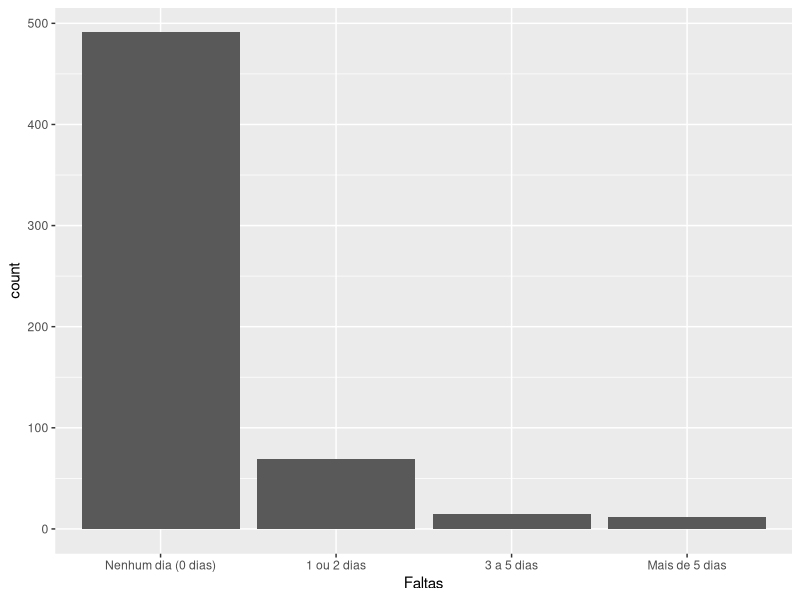
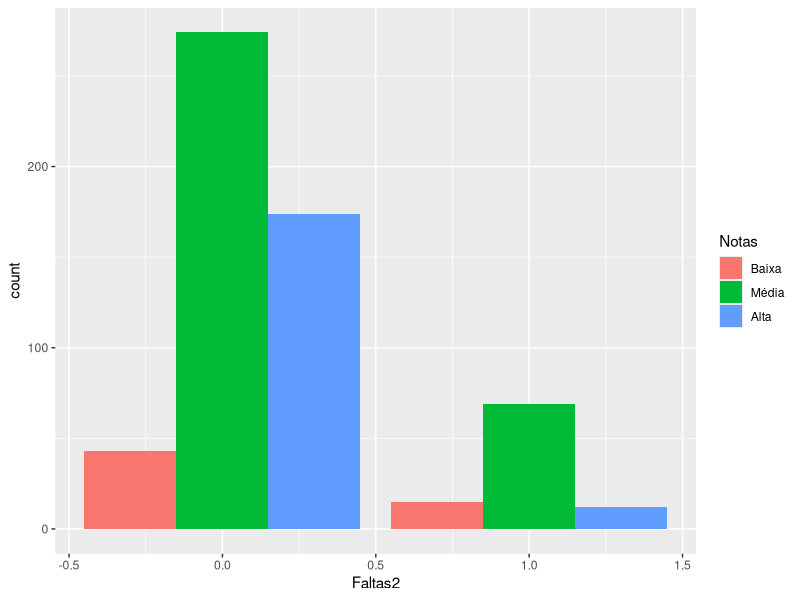
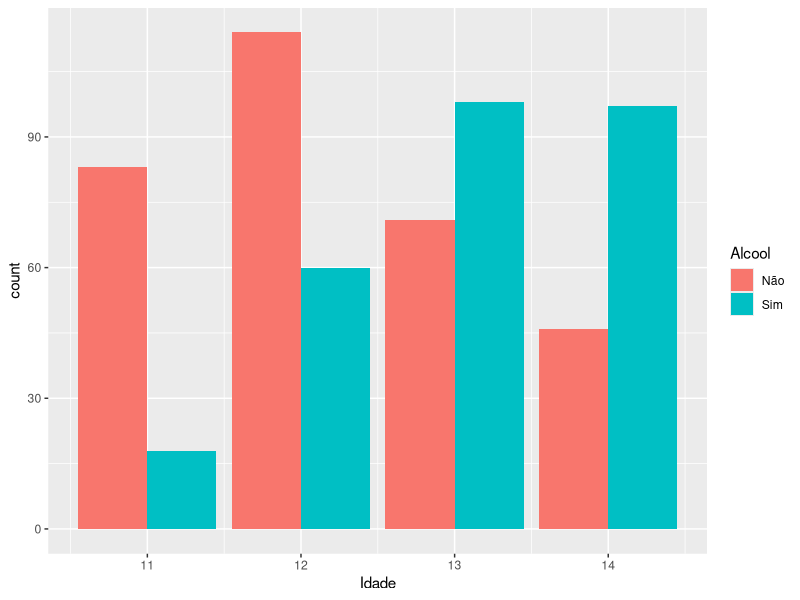
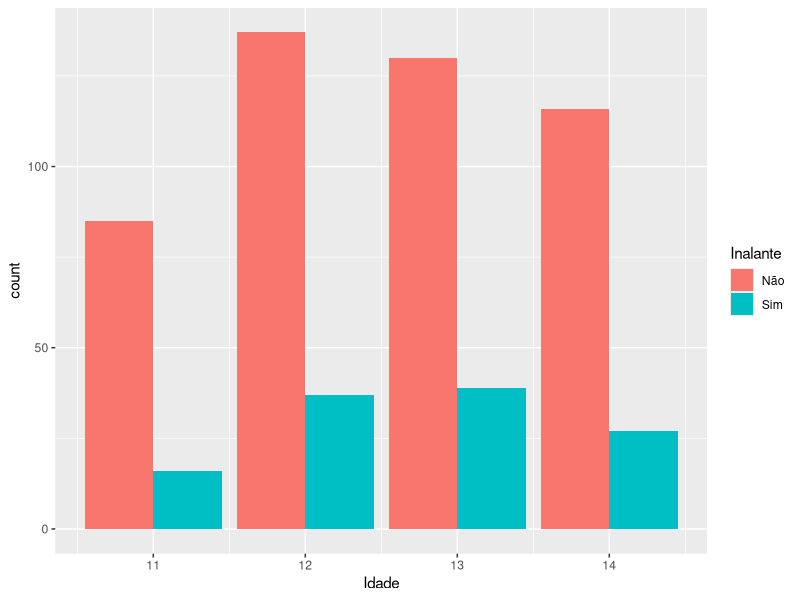

These charts were generated, in order, by the following R code:
# Importando dados
df = read.csv("dados_atividades.csv", sep=";")

# 1 - Retire os indivíduos com 10 anos da amostra.
df <- df[df$Idade != 10,]
df <- na.omit(df)

# 2 - Construa uma tabela e um gráfico para representar a variável Faltas.
df$Faltas=factor(df$Faltas,
                 label = c("Nenhum dia (0 dias)", "1 ou 2 dias", 
                           "3 a 5 dias", "Mais de 5 dias"), 
                 level = 1:4)


tabela_faltas <- table(df$Faltas)
tabela_faltas

install.packages("ggplot2")
library("ggplot2")

ggplot(data = df, aes(x = Faltas)) +
  geom_bar()

# 3 - Crie uma nova variável Faltas2 que assume valor 0 se o indivíduo afirma que não faltou e 1 se faltou pelo menos uma vez na escola nos últimos 30 dias.

df$Faltas2 <- NA
df$Faltas2[df$Faltas == "Nenhum dia (0 dias)"] <- 0 
df$Faltas2[df$Faltas != "Nenhum dia (0 dias)"] <- 1

# 4 - Construa tabelas e gráficos para estudar a relação entre as variáveis Faltas2 e Notas.
df$Notas=factor(df$Notas,
                label = c("Baixa", "Média", "Alta"),
                level = 1:3)

tabela_faltas_notas <- table(df$Faltas2, df$Notas)
tabela_faltas_notas

ggplot(df, aes(x = Faltas2)) + 
  geom_bar(aes(fill = Notas), position = "dodge")


# 5 - O uso de inalantes e álcool está relacionado a idade do indivíduo? Como?

df$Alcool=factor(df$Alcool,
                 label = c("Não", "Sim"), 
                 level = 1:2)
df$Inalante=factor(df$Inalante,
                   label = c("Não", "Sim"),
                   level = 1:2)

ggplot(df, aes(x = Idade)) + 
  geom_bar(aes(fill = Alcool), position = "dodge")

# Dos alunos que já consumiram álcool, a maioria está entre os 13 e 14 anos.
# Mais da metade nessa faixa etária já fez consumo de bebidas alcoólicas.
# Poucos alunos de 11 anos já consumiram álcool. 

ggplot(df, aes(x = Idade)) + 
  geom_bar(aes(fill = Inalante), position = "dodge")

# Poucos alunos já fizeram uso de inalantes.
# O menor número de alunos que usou inalantes tem 11 anos.
# A partir dos 12 anos o número de alunos que já usou inalantes é maior.

# De acordo com os gráficos, pode-se dizer que quanto maior a idade, maior o
# número de alunos que utilizou álcool ou inalantes.
